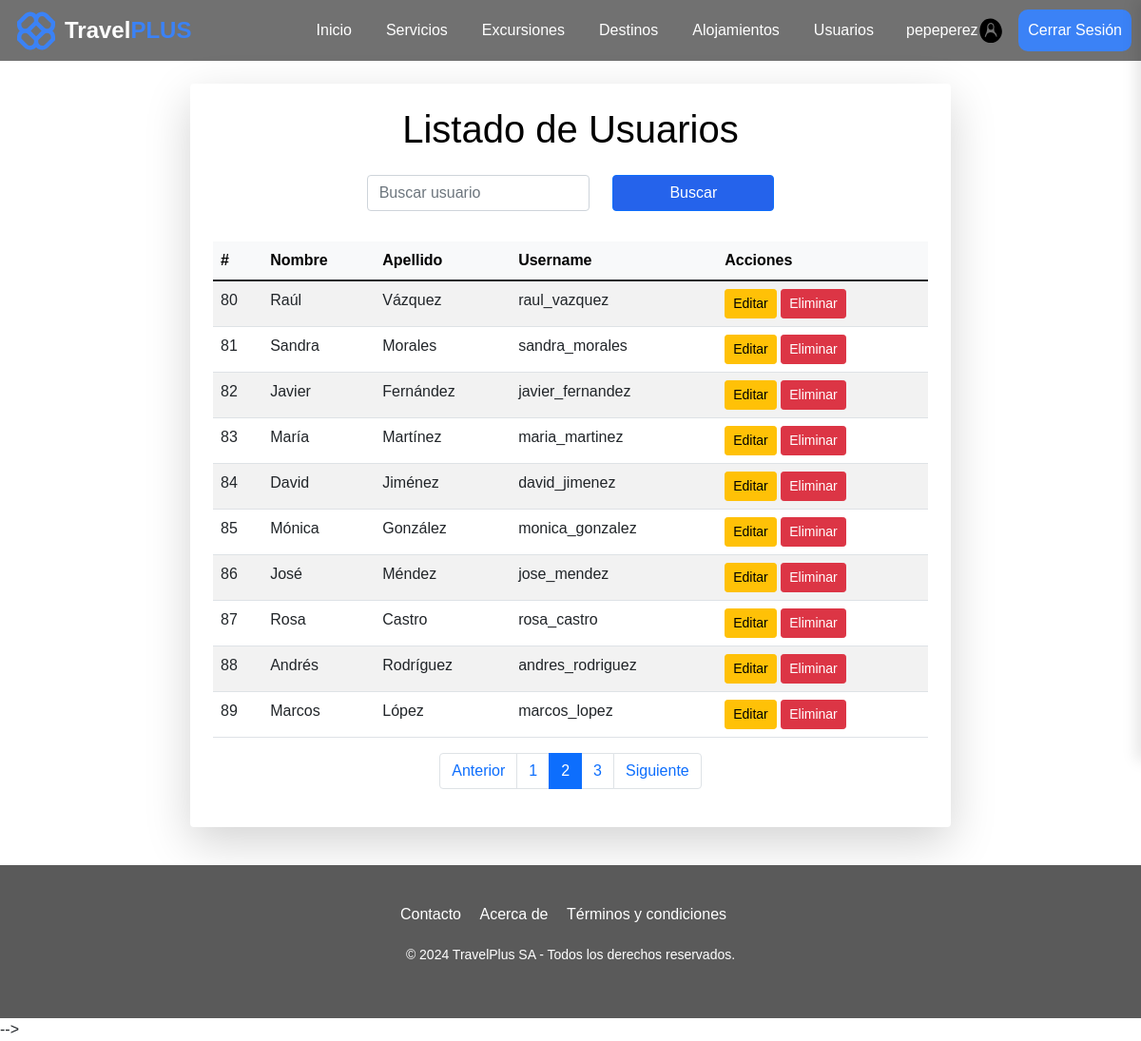
/index.php?app=user&action=index&page=2 (signed in), run on the app's committed database.
### tables this page shows
CREATE TABLE `user` (
  `id` int(11) NOT NULL,
  `rol_id` int(11) NOT NULL,
  `name` varchar(60) NOT NULL,
  `lastName` varchar(60) NOT NULL,
  `username` varchar(30) NOT NULL,
  `password` varchar(255) NOT NULL,
  `create_at` timestamp NOT NULL DEFAULT current_timestamp(),
  `update_at` timestamp NOT NULL DEFAULT current_timestamp()
);

### controller/UserController.php (called while the page is built, shortened)
<?php
require_once './model/dao/UserDao.php';
class UserController
{
    private $model;
    public function __construct()
    {
        $this->model = new UserDAO();
    }
    public function index()
    {
        $page = isset($_GET['page']) ? (int)$_GET['page'] : 1;
        $limit = isset($_GET['limit']) ? (int)$_GET['limit'] : 10;
        $totalUsers = $this->model->getTotalUsers();
        $totalPages = ceil($totalUsers / $limit);
        if ($page > $totalPages) {
            header('Location: index.php?app=user&action=index&page=' . $totalPages);
        } else {
            $offset = ($page - 1) * $limit;
            $users = $this->model->getAllUsers($limit, $offset);
        }
        require_once './view/user/user.list.php';
    }
}

### index.php (called while the page is built, shortened)
<?php
    $function = (!empty($_REQUEST['action'])) ? htmlentities($_REQUEST['action']) : DEFAULT_METHOD;
    $app = new $controller;
    $app->$function();
?>

### config/Connection.php (called while the page is built)
<?php
class Connection
{
    public static function getConnection()
    {
        $connection = null;
        try {
            $connection = new PDO(
                'mysql:host=localhost;dbname='. DB_NAME,
                DB_USERNAME,
                DB_PASSWORD
            );
            $connection->exec("SET NAMES 'utf8mb4'");
            $connection->setAttribute(
                PDO::ATTR_ERRMODE,
                PDO::ERRMODE_EXCEPTION
            );
        } catch (Exception $e) {
            echo "Error: " . $e->getMessage();
            die("error " . $e->getMessage());
        }
        return $connection;
    }
}
?>

### model/dao/UserDao.php (called while the page is built, shortened)
<?php
require_once './config/Connection.php';
class UserDAO
{
    private $conn;
    public function __construct()
    {
        $this->conn = Connection::getConnection();
    }
    public function getAllUsers($limit, $offset)
    {
        $sql = "SELECT * FROM user LIMIT :limit OFFSET :offset";
        try {
            $stmt = $this->conn->prepare($sql);
            $stmt->bindParam(':limit', $limit, PDO::PARAM_INT);
            $stmt->bindParam(':offset', $offset, PDO::PARAM_INT);
            $stmt->execute();
            return $stmt->fetchAll(PDO::FETCH_ASSOC);
        } catch (PDOException $err) {
            echo "Error: " . $err->getMessage();
            return [];
        }
    }
    public function getTotalUsers()
    {
        $sql = "SELECT COUNT(*) FROM user";
        try {
            $stmt = $this->conn->prepare($sql);
            $stmt->execute();
            return $stmt->fetchColumn();
        } catch (PDOException $err) {
            echo "Error: " . $err->getMessage();
            return 0;
        }
    }
}

### view/user/user.list.php (the view, shortened to what this page needs)
<div class="d-flex justify-content-center align-items-center">
    <section class="container mt-4 p-4 shadow-lg rounded">
        <header class="mb-4 text-center">
            <h1>Listado de Usuarios</h1>
        </header>
        <div class="row mb-4 justify-content-center">
            <div class="col-12 col-md-4 mb-2">
                <input type="text" class="form-control" id="busqueda" placeholder="Buscar usuario" aria-label="Buscar usuario">
            </div>
            <div class="col-12 col-md-3 d-flex justify-content-center align-items-center mb-2">
                <button class="btn btn-primary w-100" id="btn_buscar" aria-label="Buscar usuario">Buscar</button>
            </div>
        </div>
        <table class="mx-auto table table-striped table-hover">
            <thead class="table-light">
                <tr>
                    <th>#</th>
                    <th>Nombre</th>
                    <th>Apellido</th>
                    <th>Username</th>
                    <th>Acciones</th>
                </tr>
            </thead>
            <tbody>
                <?php foreach ($users as $user): ?>
                    <tr>
                        <td><?php echo $user['id']; ?></td>
                        <td><?php echo $user['name']; ?></td>
                        <td><?php echo $user['lastName']; ?></td>
                        <td><?php echo $user['username']; ?></td>
                        <td>
                            <a href="edit.php?id=<?php echo $user['id']; ?>" class="btn btn-warning btn-sm">Editar</a>
                            <a href="delete.php?id=<?php echo $user['id']; ?>" class="btn btn-danger btn-sm">Eliminar</a>
                        </td>
                    </tr>
                <?php endforeach; ?>
            </tbody>
        </table>
        <nav>
            <ul class="pagination justify-content-center">
                <li class="page-item <?php echo ($page <= 1) ? 'disabled' : ''; ?>">
                    <a class="page-link" href="index.php?app=user&action=index&page=<?php echo ($page - 1); ?>">Anterior</a>
                </li>
                <?php for ($i = 1; $i <= $totalPages; $i++): ?>
                    <li class="page-item <?php echo ($i == $page) ? 'active' : ''; ?>">
                        <a class="page-link" href="index.php?app=user&action=index&page=<?php echo $i; ?>"><?php echo $i; ?></a>
                    </li>
                <?php endfor; ?>
                <li class="page-item <?php echo ($page >= $totalPages) ? 'disabled' : ''; ?>">
                    <a class="page-link" href="index.php?app=user&action=index&page=<?php echo ($page + 1); ?>">Siguiente</a>
                </li>
            </ul>
        </nav>
    </section>
</div>

### assets/css/style.css (style rules this page uses)
:root { --color-primary: #3B82F6; --color-secondary: #6366F1; --color-tertiary: #F87171; --color-success: #10B981; --color-warning: #F59E0B; --color-dark: #111827; --color-light: #F9FAFB; --color-gray: #878787; --color-gray-light: #D1D5DB; --color-gray-dark: #4B5563; --color-white: #fff; }
* { margin: 0; padding: 0; box-sizing: border-box; }
body { font-family: Arial, sans-serif; min-height: 100vh; display: flex; flex-direction: column; margin: 0; }

### assets/css/contacto.css (style rules this page uses)
h1, h2 { color: black; }

### assets/css/nosotros.css (style rules this page uses)
:root { --primary-color: #004d99; --secondary-color: #e6f2ff; --accent-color: #ff6b6b; --text-color: #333; --light-bg: #f8f9fa; }

### assets/css/excursion_new.css (style rules this page uses)
:root { --primary: #2563eb; --error: #dc2626; --gray: #64748b; }
.container { max-width: 800px; margin: auto; background: white; padding: 2rem; border-radius: 8px; box-shadow: 0 2px 4px rgba(0, 0, 0, 0.1); }
input, select, textarea { padding: 0.5rem; border: 1px solid #e2e8f0; border-radius: 4px; }
button { padding: 0.5rem 1rem; border: none; border-radius: 4px; cursor: pointer; }
.btn-primary { background: var(--primary); color: white; }

### data on the page
user: id "80", name "Raúl", lastName "Vázquez", username "raul_vazquez"
user: id "81", name "Sandra", lastName "Morales", username "sandra_morales"
user: id "82", name "Javier", lastName "Fernández", username "javier_fernandez"
user: id "83", name "María", lastName "Martínez", username "maria_martinez"
user: id "84", name "David", lastName "Jiménez", username "david_jimenez"
user: id "85", name "Mónica", lastName "González", username "monica_gonzalez"
user: id "86", name "José", lastName "Méndez", username "jose_mendez"
user: id "87", name "Rosa", lastName "Castro", username "rosa_castro"
user: id "88", name "Andrés", lastName "Rodríguez", username "andres_rodriguez"
user: id "89", name "Marcos", lastName "López", username "marcos_lopez"

### other printed values
$_SESSION['username'] "pepeperez"
